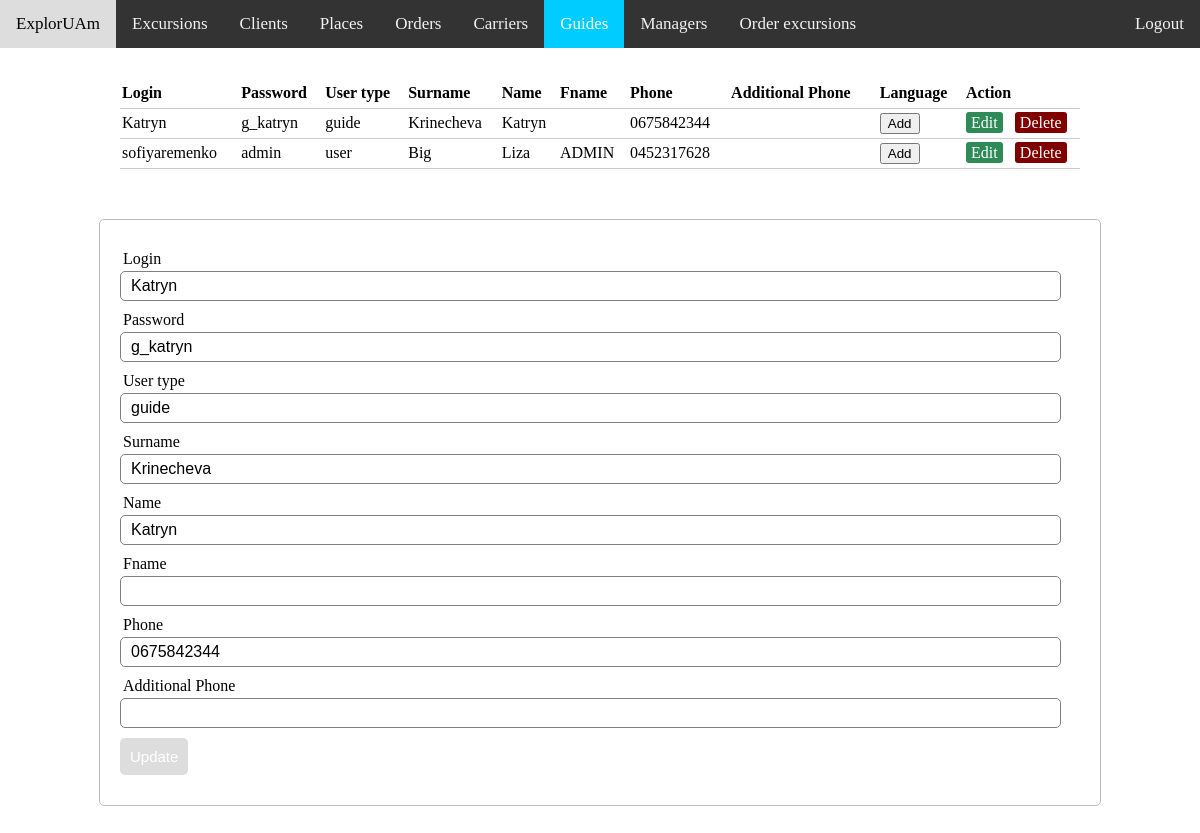
The app's page /admin_view/guides.php?edit_g=1 with its own data.
### tables this page shows
CREATE TABLE IF NOT EXISTS `guides` (
  `tab_number` int(11) NOT NULL AUTO_INCREMENT,
  `g_login` varchar(32) NOT NULL,
  `g_password` varchar(32) NOT NULL,
  `g_usertype` varchar(5) NOT NULL,
  `g_surname` varchar(30) NOT NULL,
  `g_name` varchar(30) NOT NULL,
  `g_fname` varchar(30) DEFAULT NULL,
  `g_phone` char(10) NOT NULL,
  `g_anoth_phone` char(10) DEFAULT NULL,
  PRIMARY KEY (`tab_number`)
);

### admin_view/guides.php (the view, shortened to what this page needs)
<?php  include('server.php');
  if (isset($_GET['edit_g'])) {
    $tab_number = $_GET['edit_g'];
    $update = true;
    $record = mysqli_query($db, "SELECT * FROM guides WHERE tab_number=$tab_number");
    if (count($record) == 1 ) {
      $n = mysqli_fetch_array($record);
      $g_login= $n['g_login'];
      $g_password= $n['g_password'];
      $g_usertype= $n['g_usertype'];
      $g_surname= $n['g_surname'];
      $g_name= $n['g_name'];
      $g_fname= $n['g_fname'];
      $g_phone= $n['g_phone'];
      $g_anoth_phone= $n['g_anoth_phone'];
    }
  }
?>
<html>
<head>
<link rel="stylesheet" href="adminstyle.css">
</head>
<body>
<div class="topnav"> <a class="hover">ExplorUAm</a>
  <a href="excursions.php">Excursions</a>
  <a href="clients.php">Clients</a>
  <a href="places.php">Places</a>
  <a href="orders.php">Orders</a>
  <a href="carriers.php">Carriers</a>
  <a class="active" href="guides.php">Guides</a>
  <a href="managers.php">Managers</a>
  <a href="order_excursions.php">Order excursions</a>
  <a href="../main.php" style="float:right"> Logout </a>
</div>
<?php $results = mysqli_query($db, "SELECT * FROM guides"); ?>
<table>
  <thead>
    <tr>
      <th>Login</th>
      <th>Password</th>
      <th>User type</th>
      <th>Surname</th>
      <th>Name</th>
      <th>Fname</th>
      <th>Phone</th>
      <th>Additional Phone</th>
      <th>Language</th>
      <th colspan="2">Action</th>
    </tr>
  </thead>
  <?php while ($row = mysqli_fetch_array($results)) { ?>
    <tr>
      <td><?php echo $row['g_login']; ?></td>
      <td><?php echo $row['g_password']; ?></td>
      <td><?php echo $row['g_usertype']; ?></td>
      <td><?php echo $row['g_surname']; ?></td>
      <td><?php echo $row['g_name']; ?></td>
      <td><?php echo $row['g_fname']; ?></td>
      <td><?php echo $row['g_phone']; ?></td>
      <td><?php echo $row['g_anoth_phone']; ?></td>
      <td>
        <button  id="myBtn"> Add </button></td>
      <td>
        <a href="guides.php?edit_g=<?php echo $row['tab_number']; ?>" class="edit_btn" >Edit</a>
      </td>
      <td>
        <a href="server.php?del_g=<?php echo $row['tab_number']; ?>" class="del_btn">Delete</a>
      </td>
    </tr>
  <?php } ?>
</table>
  <form method="post" action="server.php" >
    <div class="input-group">
      <label>Login</label>
      <input type="text" name="login" value="<?php echo $g_login; ?>">
    </div>
    <div class="input-group">
      <label>Password</label>
      <input type="text" name="usertype" value="<?php echo $g_password; ?>">
    </div>
    <div class="input-group">
      <label>User type</label>
      <input type="text" name="password" value="<?php echo $g_usertype; ?>">
    </div>
    <div class="input-group">
      <label>Surname</label>
      <input type="text" name="surname"value="<?php echo $g_surname; ?>">
    </div>
    <div class="input-group">
      <label>Name</label>
      <input type="text" name="name" value="<?php echo $g_name; ?>">
    </div>
    <div class="input-group">
      <label>Fname</label>
      <input type="text" name="fname" value="<?php echo $g_fname; ?>">
    </div>
    <div class="input-group">
      <label>Phone</label>
      <input type="text" name="phone" value="<?php echo $g_phone; ?>">
    </div>
    <div class="input-group">
      <label>Additional Phone</label>
      <input type="text" name="anoth_phone" value="<?php echo $g_anoth_phone; ?>">
    </div>
    <div class="input-group">
      <?php if ($update == true): ?>
      <button class="btn" type="submit" name="update_g" style="background: #ddd;" >Update</button>
      <?php else: ?>
      <button class="btn" type="submit" name="save_g" >Add</button>
      <?php endif ?>
    </div>
  </form>
</body>
</html>

### admin_view/adminstyle.css (style rules this page uses)
body { margin: 0; }
.topnav { overflow: hidden; background-color: #333; }
.topnav a { float: left; color: #f2f2f2; text-align: center; padding: 14px 16px; text-decoration: none; font-size: 17px; }
.topnav a.hover { background-color: #ddd; color: black; }
.topnav a.active { background-color: #00CCFF; color: white; }
table { width: 80%; margin: 30px auto; border-collapse: collapse; text-align: left; }
tr { border-bottom: 1px solid #cbcbcb; }
th, td { border: none; height: 30px; padding: 2px; }
form { width: 80%; margin: 50px auto; text-align: left; padding: 20px; border: 1px solid #bbbbbb; border-radius: 5px; }
.input-group { margin: 10px 0px 10px 0px; }
.input-group label { display: block; text-align: left; margin: 3px; }
.input-group input { height: 30px; width: 98%; padding: 5px 10px; font-size: 16px; border-radius: 5px; border: 1px solid gray; }
.btn { padding: 10px; font-size: 15px; color: white; background: #5F9EA0; border: none; border-radius: 5px; }
.edit_btn { text-decoration: none; padding: 2px 5px; background: #2E8B57; color: white; border-radius: 3px; }
.del_btn { text-decoration: none; padding: 2px 5px; color: white; border-radius: 3px; background: #800000; }

### records on screen
guides: g_login "Katryn", g_password "g_katryn", g_usertype "guide", g_surname "Krinecheva", g_name "Katryn", g_phone "0675842344", login "Katryn", usertype "g_katryn", password "guide", name "Katryn", phone "0675842344"
guides: g_login "sofiyaremenko", g_password "admin", g_usertype "user", g_surname "Big", g_name "Liza", g_fname "ADMIN", g_phone "0452317628"
